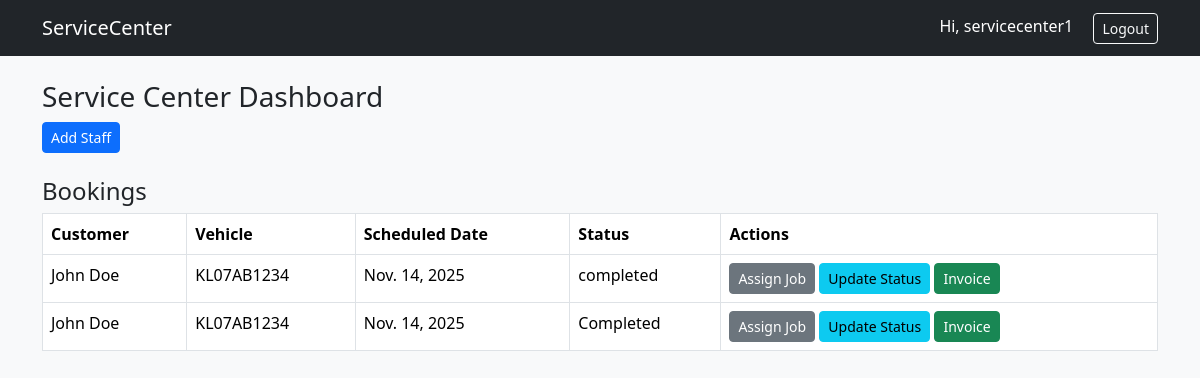
The app's page /dashboard/servicecenter/ (signed in) with its own data.
### vehicle/models.py (models this page shows, shortened)
class ServiceBooking(models.Model):
    customer = models.ForeignKey(Customer, on_delete=models.CASCADE)
    vehicle = models.ForeignKey(Vehicle, on_delete=models.CASCADE)
    service_center = models.ForeignKey(ServiceCenter, on_delete=models.CASCADE)
    booking_date = models.DateTimeField(auto_now_add=True)
    scheduled_date = models.DateField()
    description = models.TextField()
    status_choices = [
        ('Pending', 'Pending'),
        ('In Progress', 'In Progress'),
        ('Completed', 'Completed'),
        ('Cancelled', 'Cancelled'),
    ]
    status = models.CharField(max_length=20, choices=status_choices, default='Pending')

class Customer(models.Model):
    user = models.OneToOneField(User, on_delete=models.CASCADE)
    name = models.CharField(max_length=150)
    address = models.TextField()
    phone = models.CharField(max_length=15)
    email = models.EmailField(unique=True)
    registration_date = models.DateTimeField(auto_now_add=True)

class Vehicle(models.Model):
    customer = models.ForeignKey(Customer, on_delete=models.CASCADE, related_name='vehicles')
    vehicle_number = models.CharField(max_length=50, unique=True)
    model = models.CharField(max_length=100)
    manufacturer = models.CharField(max_length=100)
    year = models.IntegerField()
    fuel_type = models.CharField(max_length=50)
    registration_date = models.DateField(auto_now_add=True)

### vehicle/views.py (the view)
# urls.py: path('dashboard/servicecenter/', views.servicecenter_dashboard, name='servicecenter_dashboard'),
@login_required
@require_servicecenter
def servicecenter_dashboard(request):
    service_center = request.user.servicecenter
    bookings = ServiceBooking.objects.filter(service_center=service_center).order_by('-booking_date')
    staff = Staff.objects.filter(service_center=service_center)
    context = {"service_center": service_center, "bookings": bookings, "staff": staff}
    return render(request, "servicecenter_dashboard.html", context)

### vehicle/views.py (called while the page is built)
def require_servicecenter(view_func):
    @wraps(view_func)
    def _wrapped(request, *args, **kwargs):
        if not hasattr(request.user, 'servicecenter'):
            messages.error(request, "Access denied.")
            return redirect('login')
        return view_func(request, *args, **kwargs)
    return _wrapped

### vehicle/templates/servicecenter_dashboard.html
{% extends 'base.html' %}
{% block content %}
<h3>Service Center Dashboard</h3>
<a href="{% url 'add_staff' %}" class="btn btn-sm btn-primary">Add Staff</a>
<h4 class="mt-4">Bookings</h4>
<table class="table table-bordered">
  <tr>
    <th>Customer</th>
    <th>Vehicle</th>
    <th>Scheduled Date</th>
    <th>Status</th>
    <th>Actions</th>
  </tr>
  {% for b in bookings %}
  <tr>
    <td>{{ b.customer.name }}</td>
    <td>{{ b.vehicle.vehicle_number }}</td>
    <td>{{ b.scheduled_date }}</td>
    <td>{{ b.status }}</td>
    <td>
      <a href="{% url 'assign_job' b.id %}" class="btn btn-sm btn-secondary">Assign Job</a>
      <a href="{% url 'update_booking_status' b.id %}" class="btn btn-sm btn-info">Update Status</a>
      <a href="{% url 'generate_invoice' b.id %}" class="btn btn-sm btn-success">Invoice</a>
    </td>
  </tr>
  {% empty %}
  <tr>
    <td colspan="5" class="text-center">No bookings yet.</td>
  </tr>
  {% endfor %}
</table>
{% endblock %}

### vehicle/templates/base.html (shortened to what this page needs)
<!DOCTYPE html>
<html lang="en">
<head>
  <link rel="stylesheet" href="https://cdn.jsdelivr.net/npm/bootstrap@5.3.2/dist/css/bootstrap.min.css">
</head>
<body class="bg-light">
  <nav class="navbar navbar-expand-lg navbar-dark bg-dark">
    <div class="container">
      <a class="navbar-brand" href="{% url 'home' %}">ServiceCenter</a>
      <div>
        {% if user.is_authenticated %}
        <span class="text-white me-3">Hi, {{ user.username }}</span>
        <a href="{% url 'logout' %}" class="btn btn-outline-light btn-sm">Logout</a>
        {% else %}
        <a href="{% url 'login' %}" class="btn btn-outline-light btn-sm">Login</a>
        {% endif %}
      </div>
    </div>
  </nav>
  <div class="container mt-4">
    {% block content %}{% endblock %}
  </div>
</body>
</html>

### records on screen
ServiceBooking: customer.name "John Doe", vehicle.vehicle_number "KL07AB1234", scheduled_date "Nov. 14, 2025", status "completed"
ServiceBooking: customer.name "John Doe", vehicle.vehicle_number "KL07AB1234", scheduled_date "Nov. 14, 2025", status "Completed"

### other values on screen
{{ user.username }} "servicecenter1"
